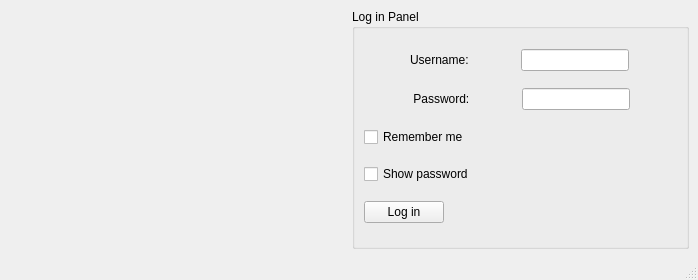
<?xml version="1.0" encoding="UTF-8"?>
<ui version="4.0">
 <class>MainWindow</class>
 <widget class="QMainWindow" name="MainWindow">
  <property name="geometry">
   <rect>
    <x>0</x>
    <y>0</y>
    <width>698</width>
    <height>280</height>
   </rect>
  </property>
  <property name="sizePolicy">
   <sizepolicy hsizetype="Fixed" vsizetype="Fixed">
    <horstretch>0</horstretch>
    <verstretch>0</verstretch>
   </sizepolicy>
  </property>
  <property name="windowTitle">
   <string>MainWindow</string>
  </property>
  <property name="autoFillBackground">
   <bool>false</bool>
  </property>
  <property name="styleSheet">
   <string notr="true">background-image: url(:/resources/img/pngtree-abstract-background-png-image_783999.jpg);
background-image: url(:/resources/img/noodleBG.jpeg);</string>
  </property>
  <widget class="QWidget" name="centralwidget">
   <property name="autoFillBackground">
    <bool>false</bool>
   </property>
   <layout class="QHBoxLayout" name="horizontalLayout_2">
    <item>
     <widget class="QLabel" name="labelPic">
      <property name="minimumSize">
       <size>
        <width>119</width>
        <height>123</height>
       </size>
      </property>
      <property name="autoFillBackground">
       <bool>false</bool>
      </property>
      <property name="styleSheet">
       <string notr="true">image: url(:/resources/img/WhatsApp Image 2021-05-16 at 18.58.15.jpeg);</string>
      </property>
      <property name="frameShadow">
       <enum>QFrame::Plain</enum>
      </property>
      <property name="text">
       <string/>
      </property>
     </widget>
    </item>
    <item>
     <widget class="QGroupBox" name="groupBox">
      <property name="title">
       <string>Log in Panel</string>
      </property>
      <layout class="QVBoxLayout" name="verticalLayout">
       <item>
        <layout class="QHBoxLayout" name="horizontalLayout">
         <item>
          <widget class="QLabel" name="label">
           <property name="sizePolicy">
            <sizepolicy hsizetype="Fixed" vsizetype="Fixed">
             <horstretch>0</horstretch>
             <verstretch>0</verstretch>
            </sizepolicy>
           </property>
           <property name="text">
            <string>Username:</string>
           </property>
          </widget>
         </item>
         <item>
          <widget class="QLineEdit" name="lineEditUsername">
           <property name="sizePolicy">
            <sizepolicy hsizetype="Fixed" vsizetype="Fixed">
             <horstretch>0</horstretch>
             <verstretch>0</verstretch>
            </sizepolicy>
           </property>
           <property name="styleSheet">
            <string notr="true"/>
           </property>
          </widget>
         </item>
        </layout>
       </item>
       <item>
        <layout class="QHBoxLayout" name="horizontalLayout_3">
         <item>
          <widget class="QLabel" name="label_2">
           <property name="sizePolicy">
            <sizepolicy hsizetype="Fixed" vsizetype="Fixed">
             <horstretch>0</horstretch>
             <verstretch>0</verstretch>
            </sizepolicy>
           </property>
           <property name="text">
            <string> Password:</string>
           </property>
          </widget>
         </item>
         <item>
          <widget class="QLineEdit" name="lineEditPassword">
           <property name="sizePolicy">
            <sizepolicy hsizetype="Fixed" vsizetype="Fixed">
             <horstretch>0</horstretch>
             <verstretch>0</verstretch>
            </sizepolicy>
           </property>
           <property name="echoMode">
            <enum>QLineEdit::Password</enum>
           </property>
          </widget>
         </item>
        </layout>
       </item>
       <item>
        <widget class="QCheckBox" name="RememberMe">
         <property name="text">
          <string>Remember me</string>
         </property>
        </widget>
       </item>
       <item>
        <widget class="QCheckBox" name="showPassword">
         <property name="text">
          <string>Show password</string>
         </property>
        </widget>
       </item>
       <item>
        <widget class="QPushButton" name="pushButtonLogIn">
         <property name="sizePolicy">
          <sizepolicy hsizetype="Fixed" vsizetype="Fixed">
           <horstretch>0</horstretch>
           <verstretch>0</verstretch>
          </sizepolicy>
         </property>
         <property name="text">
          <string>Log in</string>
         </property>
        </widget>
       </item>
      </layout>
     </widget>
    </item>
   </layout>
  </widget>
  <widget class="QMenuBar" name="menubar">
   <property name="geometry">
    <rect>
     <x>0</x>
     <y>0</y>
     <width>698</width>
     <height>26</height>
    </rect>
   </property>
  </widget>
  <widget class="QStatusBar" name="statusbar"/>
 </widget>
 <resources/>
 <connections/>
</ui>
